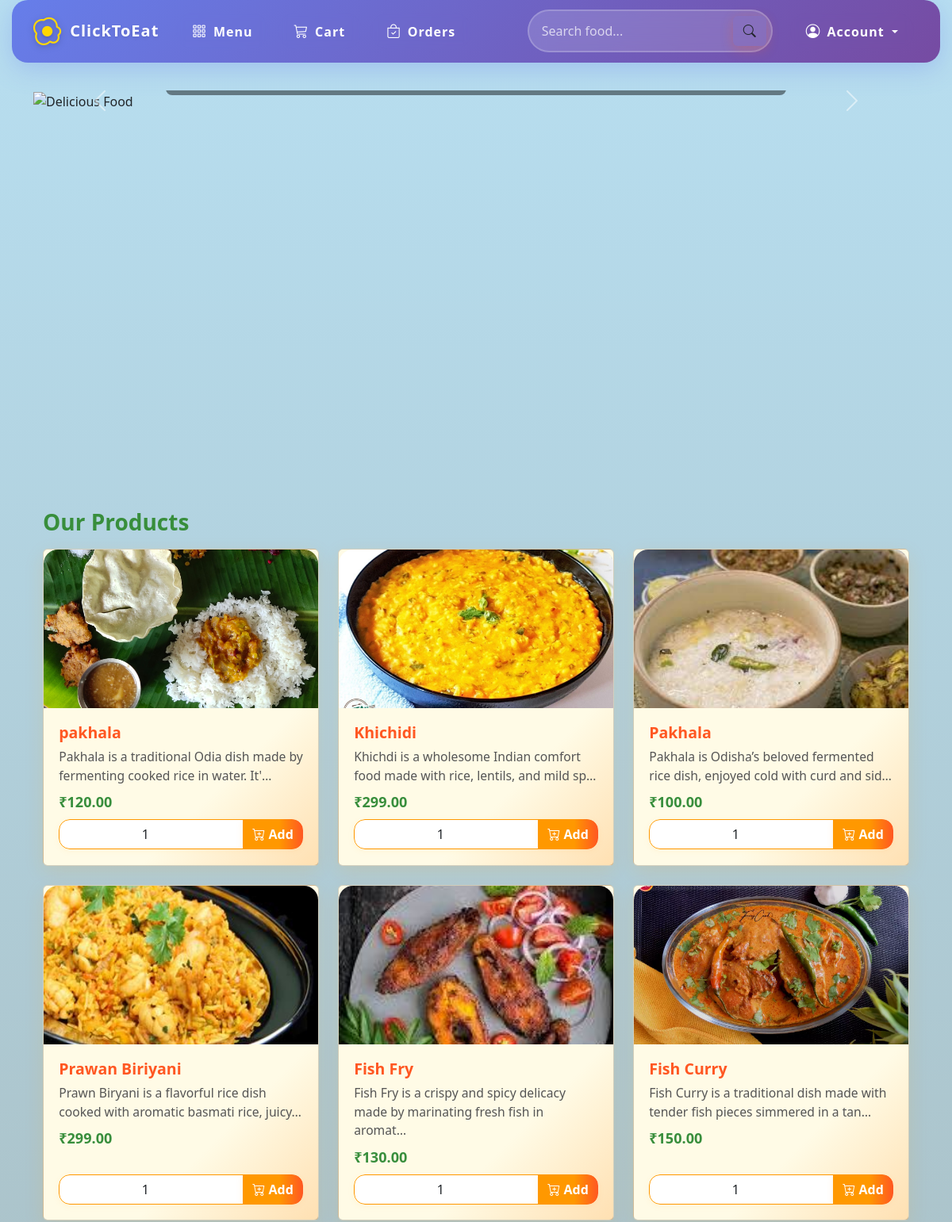
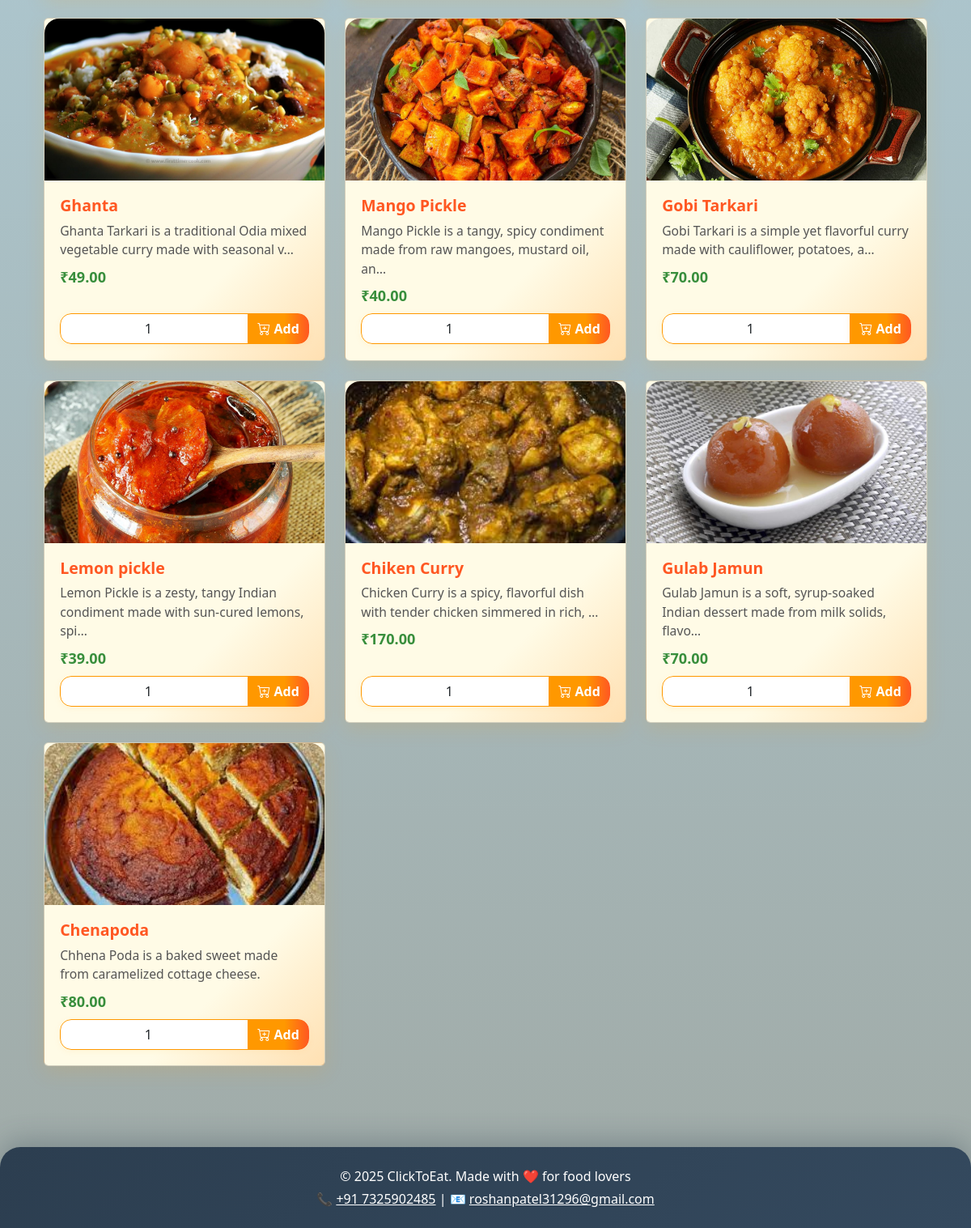
The page / on the database its author committed (2 pictures, top to bottom).
### foodapp/models.py (models this page shows, shortened)
class FoodItem(models.Model):
    name = models.CharField(max_length=100)
    description = models.TextField(blank=True)
    price = models.DecimalField(max_digits=8, decimal_places=2)
    image = models.ImageField(upload_to='food_images/', null=True, blank=True)
    category = models.ForeignKey(Category, on_delete=models.CASCADE)

### foodapp/views.py (the view)
# urls.py: path('', views.home, name='home'),
def home(request):
    category_id = request.GET.get('category')
    query = request.GET.get('q', '').strip()
    items = FoodItem.objects.all()
    categories = Category.objects.all()
    if category_id:
        items = items.filter(category__id=category_id)
    if query:
        items = items.filter(name__icontains=query)
    return render(request, 'home.html', {
        'food_items': items,
        'categories': categories,
        'selected_category': category_id,
        'query': query,
    })

### foodapp/templates/home.html (shortened to what this page needs)
{% extends 'base.html' %}
{% block content %}
<div class="carousel-container mb-5">
    <div id="foodCarousel" class="carousel slide" data-bs-ride="carousel" data-bs-interval="3000">
        <div class="carousel-indicators">
            <button type="button" data-bs-target="#foodCarousel" data-bs-slide-to="0" class="active"></button>
            <button type="button" data-bs-target="#foodCarousel" data-bs-slide-to="1"></button>
            <button type="button" data-bs-target="#foodCarousel" data-bs-slide-to="2"></button>
            <button type="button" data-bs-target="#foodCarousel" data-bs-slide-to="3"></button>
        </div>
        <div class="carousel-inner">
            <div class="carousel-item active">
                <img src="https://plus.unsplash.com/premium_photo-1673108852141-e8c3c22a4a22?q=80&w=1170&auto=format&fit=crop" alt="Delicious Food">
                <div class="carousel-caption d-none d-md-block">
                </div>
            </div>
        </div>
        <button class="carousel-control-prev" type="button" data-bs-target="#foodCarousel" data-bs-slide="prev">
            <span class="carousel-control-prev-icon" aria-hidden="true"></span>
        </button>
        <button class="carousel-control-next" type="button" data-bs-target="#foodCarousel" data-bs-slide="next">
            <span class="carousel-control-next-icon" aria-hidden="true"></span>
        </button>
    </div>
</div>
<div class="container mt-4">
    <h3 class="mt-4 mb-3 fw-bold" style="color:#388e3c;">Our Products</h3>
    <div class="row g-4">
        {% for item in food_items %}
        <div class="col-12 col-sm-6 col-md-4">
            <div class="card product-card h-100">
                {% if item.image %}
                <img src="{{ item.image.url }}" class="card-img-top" alt="{{ item.name }}">
                {% else %}
                <img src="https://cdn-icons-png.flaticon.com/512/1046/1046784.png" class="card-img-top" alt="{{ item.name }}">
                {% endif %}
                <div class="card-body d-flex flex-column">
                    <h5 class="card-title">{{ item.name }}</h5>
                    <p class="card-text mb-2">{{ item.description|truncatechars:80 }}</p>
                    <div class="mb-2 price-tag">₹{{ item.price }}</div>
                    <form method="POST" action="{% url 'add_to_cart' item.id %}" class="add-to-cart-form mt-auto" data-item-id="{{ item.id }}">
                        <div class="input-group">
                            <input type="number" name="quantity" value="1" min="1" class="form-control">
                            <button type="submit" class="btn"><i class="bi bi-cart-plus"></i> Add</button>
                        </div>
                    </form>
                </div>
            </div>
        </div>
        {% empty %}
        <div class="col-12">
            <p class="text-center text-muted">No products available.</p>
        </div>
        {% endfor %}
    </div>
</div>
<div class="position-fixed bottom-0 end-0 p-3" style="z-index: 1055">
</div>
{% endblock %}

### foodapp/templates/base.html (style rules this page uses)
body { padding-top: 90px; font-family: 'Segoe UI', Tahoma, Geneva, Verdana, sans-serif; background: linear-gradient(135deg, #f5f7fa 0%, #c3cfe2 100%); min-height: 100vh; }

### foodapp/templates/home.html (style rules this page uses)
body { background: linear-gradient(rgba(136, 201, 231, 0.6), rgba(97, 114, 108, 0.6)), url('https://images.unsplash.com/photo-1613141412047-03194bbee27c?auto=format&fit=crop&w=1740&q=80'); background-size: cover; background-position: center; background-attachment: fixed; background-repeat: no-repeat; min-height: 100vh; }
.carousel-container { width: 100%; height: 60vh; overflow: hidden; }
.carousel-item img { object-fit: cover; width: 100%; height: 60vh; transition: transform 0.5s; }
.carousel-indicators [data-bs-target] { background-color: #ff9800; width: 16px; height: 16px; border-radius: 50%; margin: 0 6px; }
.carousel-indicators .active { background-color: #ff5722; }
.carousel-caption { background: rgba(0,0,0,0.45); border-radius: 8px; padding: 12px 24px; color: #fff; bottom: 40px; }
.product-card { border-radius: 18px; overflow: hidden; border: none; box-shadow: 0 8px 24px rgba(255,152,0,0.13); transition: transform 0.3s, box-shadow 0.3s, background 0.3s; background: linear-gradient(135deg, #fffbe6 70%, #ffe0b2 100%); display: flex; flex-direction: column; height: 100%; }
.product-card .card-img-top { height: 200px; object-fit: cover; border-radius: 18px 18px 0 0; background: #f8f9fa; transition: transform 0.3s cubic-bezier(.68,-0.55,.27,1.55); }
.product-card .card-body { padding: 1.2rem; display: flex; flex-direction: column; justify-content: space-between; }
.product-card .card-title { font-size: 1.22rem; font-weight: 700; color: #ff5722; }
.product-card .card-text { font-size: 0.98rem; color: #555; }
.price-tag { font-size: 1.13rem; font-weight: 600; color: #388e3c; margin-bottom: 0.7rem; }
.add-to-cart-form .input-group { border-radius: 14px; overflow: hidden; box-shadow: 0 2px 8px rgba(255,152,0,0.07); }
.add-to-cart-form input[type="number"] { border-radius: 14px 0 0 14px; border: 1px solid #ff9800; min-width: 60px; text-align: center; }
.add-to-cart-form button { border-radius: 0 14px 14px 0; background: linear-gradient(90deg, #ff9800 60%, #ff5722 100%); color: #fff; font-weight: 600; border: none; transition: background 0.2s, color 0.2s, box-shadow 0.2s, transform 0.18s; box-shadow: 0 2px 8px rgba(255,152,0,0.13); }

### rows shown on the page
FoodItem: image (picture), name "pakhala", description "Pakhala is a traditional Odia dish made by fermenting cooked rice in water. It'…", price "120.00"
FoodItem: image (picture), name "Khichidi", description "Khichdi is a wholesome Indian comfort food made with rice, lentils, and mild sp…", price "299.00"
FoodItem: image (picture), name "Pakhala", description "Pakhala is Odisha’s beloved fermented rice dish, enjoyed cold with curd and sid…", price "100.00"
FoodItem: image (picture), name "Prawan Biriyani", description "Prawn Biryani is a flavorful rice dish cooked with aromatic basmati rice, juicy…", price "299.00"
FoodItem: image (picture), name "Fish Fry", description "Fish Fry is a crispy and spicy delicacy made by marinating fresh fish in aromat…", price "130.00"
FoodItem: image (picture), name "Fish Curry", description "Fish Curry is a traditional dish made with tender fish pieces simmered in a tan…", price "150.00"
FoodItem: image (picture), name "Ghanta", description "Ghanta Tarkari is a traditional Odia mixed vegetable curry made with seasonal v…", price "49.00"
FoodItem: image (picture), name "Mango Pickle", description "Mango Pickle is a tangy, spicy condiment made from raw mangoes, mustard oil, an…", price "40.00"
FoodItem: image (picture), name "Gobi Tarkari", description "Gobi Tarkari is a simple yet flavorful curry made with cauliflower, potatoes, a…", price "70.00"
FoodItem: image (picture), name "Lemon pickle", description "Lemon Pickle is a zesty, tangy Indian condiment made with sun-cured lemons, spi…", price "39.00"
FoodItem: image (picture), name "Chiken Curry", description "Chicken Curry is a spicy, flavorful dish with tender chicken simmered in rich, …", price "170.00"
FoodItem: image (picture), name "Gulab Jamun", description "Gulab Jamun is a soft, syrup-soaked Indian dessert made from milk solids, flavo…", price "70.00"
FoodItem: image (picture), name "Chenapoda", description "Chhena Poda is a baked sweet made from caramelized cottage cheese.", price "80.00"
